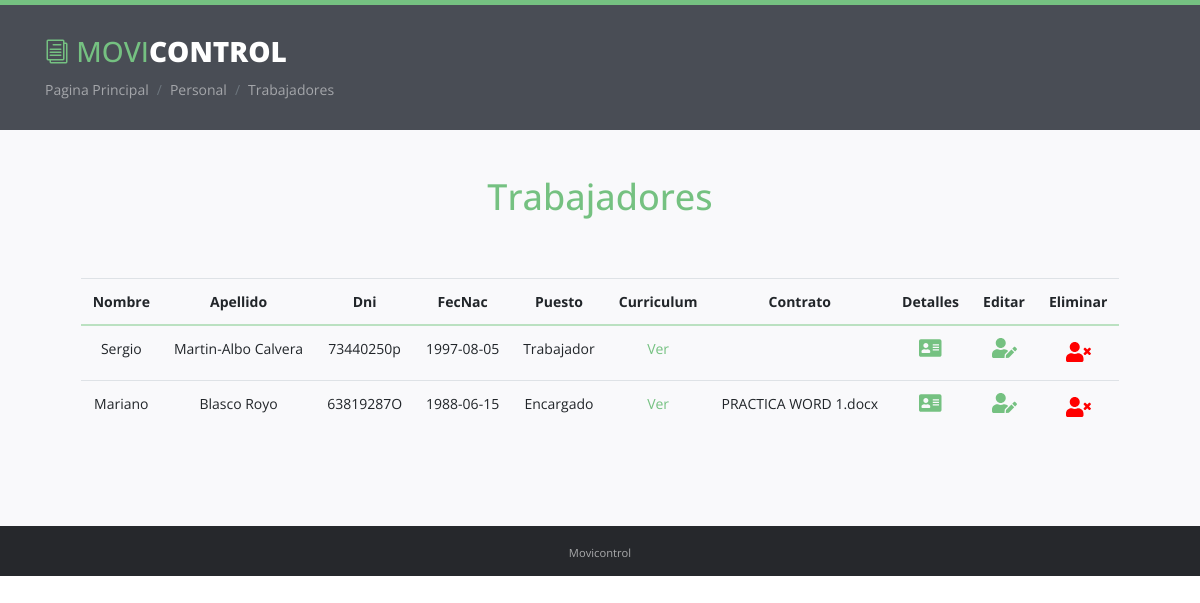
Page /Personal/verTrabajadores.php on the earlier database version.
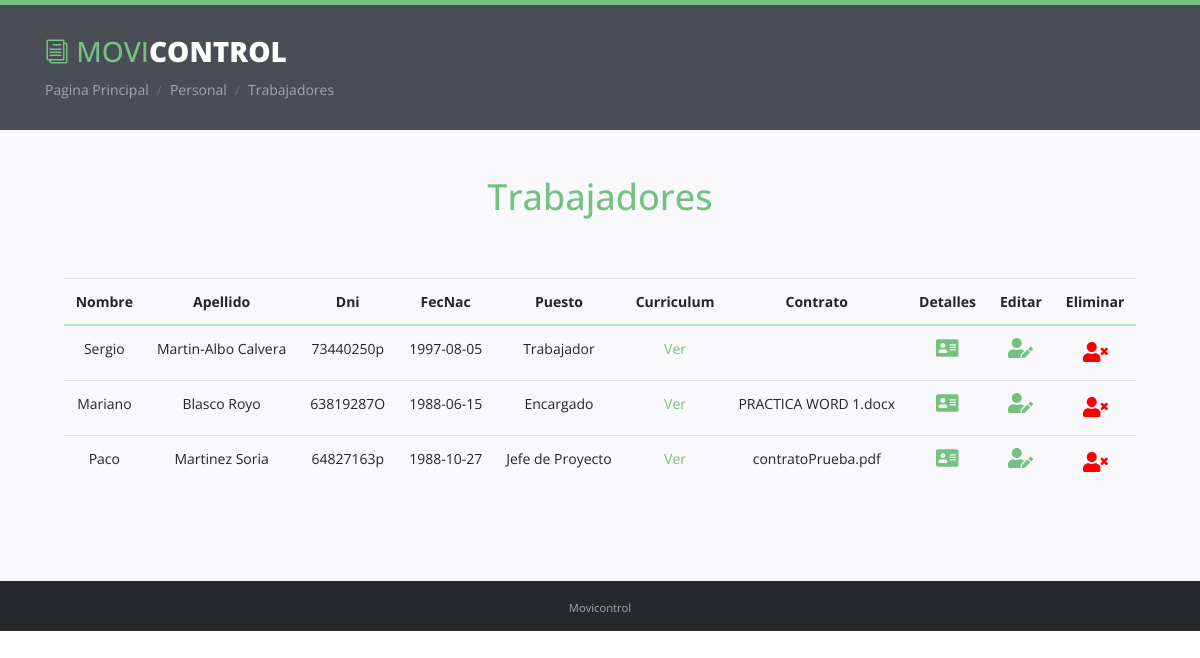
Same page on the later database version.
### tables this page shows
CREATE TABLE `trabajadores` (
  `dni` varchar(9) NOT NULL,
  `nombre` varchar(20) NOT NULL,
  `apellido` varchar(60) NOT NULL,
  `telefono` varchar(9) NOT NULL,
  `fecNac` date NOT NULL,
  `password` varchar(30) NOT NULL,
  `idPuesto` int(11) NOT NULL,
  `curriculum` text NOT NULL,
  `contrato` text NOT NULL
);

CREATE TABLE `puestos` (
  `idPuesto` int(11) NOT NULL,
  `puesto` varchar(40) NOT NULL
);

### Personal/verTrabajadores.php (the view, shortened to what this page needs)
<?php
include("../conexion.php");
?>
<!DOCTYPE html>
<html lang="en">
<head>
    <link rel="stylesheet" href="../assets/plugins/bootstrap/css/bootstrap.min.css">
    <link rel="stylesheet" href="../assets/plugins/prism/prism.css">
    <link rel="stylesheet" href="../assets/plugins/lightbox/dist/ekko-lightbox.css">
    <link rel="stylesheet" href="../assets/plugins/elegant_font/css/style.css">
    <link id="theme-style" rel="stylesheet" href="../assets/css/styles.css">
</head>
<body class="body-green">
        <header id="header" class="header">
            <div class="container">
                <div class="branding">
                    <h1 class="logo">
                        <a href="index.html">
                            <span aria-hidden="true" class="icon_documents_alt icon"></span>
                            <span class="text-highlight">Movi</span><span class="text-bold">Control</span>
                        </a>
                    </h1>
                </div>
                <ol class="breadcrumb">
                    <li class="breadcrumb-item"><a href="../principal.html">Pagina Principal</a></li>
                    <li class="breadcrumb-item"><a href="../personal.html">Personal</a></li>
                    <li class="breadcrumb-item active">Trabajadores</li>
                </ol>
            </div>
        </header>
        <div class="doc-wrapper">
            <div class="container">
                <div id="doc-header" class="doc-header text-center">
                    <h1 class="doc-title">Trabajadores</h1>
                </div>
                <div class="doc-body row justify-content-md-center">
                    <div class="doc-content ">
                        <div class="content-inner">
                            <section id="dashboards" class="doc-section">
                                <div class="section-block">
                                    <div>
                                        <?php
                                             $sql = "SELECT t.nombre,t.apellido,t.dni, t.fecNac, p.puesto, t.curriculum, t.contrato FROM trabajadores as t, puestos as p WHERE t.idPuesto = p.idPuesto";
                                              $registros=mysqli_query($conexion,$sql);
                                         ?>
                                    <table class="table  table-inverse table-hover >" >
                                        <thead align="center">
                                            <tr>
                                                <th>Nombre</th>
                                                <th>Apellido</th>
                                                <th>Dni</th>
                                                <th>FecNac</th>
                                                <th>Puesto</th>
                                                <th>Curriculum</th>
                                                <th>Contrato</th>
                                                <th>Detalles</th>
                                                <th>Editar</th>
                                                <th>Eliminar</th>
                                            </tr>
                                        </thead>
                                        <tbody align="center">
                                            <?php
                                            while ($linea=mysqli_fetch_array($registros)) {
                                            ?>
                                                <tr >
                                                    <td><?php echo $linea['nombre']; ?></td>
                                                    <td><?php echo $linea['apellido']; ?></td>
                                                    <td><?php echo $linea['dni']; ?></td>
                                                    <td><?php echo $linea['fecNac']; ?></td>
                                                    <td><?php echo $linea['puesto']; ?></td>
                                                    <td><a href="verCurriculumm.php?dni=<?php echo $linea['dni'] ?>">Ver</a></td>
                                                    <td><?php echo $linea['contrato']; ?></td>
                                                    <td>
                                                        <a href="detTrabajador.php?dni=<?php echo $linea['dni'] ?>">
                                                            <div class="icon-holder">
                                                                <i class="fas fa-address-card" style="font-size: 20px"></i>
                                                            </div>
                                                        </a>
                                                    </td>
                                                    <td>
                                                        <a href="editTrabajador.php?dni=<?php echo $linea['dni'] ?>">
                                                             <div class="icon-holder">
                                                                <i class="fas fa-user-edit" style="font-size: 20px"></i>
                                                            </div>
                                                        </a>
                                                    <td>
                                                        <a href="delTrabajador.php?dni=<?php echo $linea['dni'] ?>">
                                                            <div class="icon-holder" style="color:red; font-size: 20px">
                                                                <i class="icon fas fa-user-times"></i>
                                                            </div>
                                                        </a>
                                                    </td>
                                                </tr>
                                                <?php
                                                }
                                                ?>
                                        </tbody>
                                    </table>
                                    </div>
                                </div>
                            </section>
                        </div>
                    </div>
                </div>
            </div>
        </div>
    <footer id="footer" class="footer text-center">
        <div class="container">
            <small class="copyright">Movicontrol</small>
        </div>
    </footer>
</body>
</html>

### assets/css/styles.css (style rules this page uses)
body { font-family: 'Open Sans', arial, sans-serif; color: #494d55; font-size: 14px; -webkit-font-smoothing: antialiased; -moz-osx-font-smoothing: grayscale; }
html, body { height: 100%; }
.footer { height: 50px; }
a { color: #3aa7aa; -webkit-transition: all 0.4s ease-in-out; -moz-transition: all 0.4s ease-in-out; -ms-transition: all 0.4s ease-in-out; -o-transition: all 0.4s ease-in-out; }
.header { background: #494d55; color: rgba(255, 255, 255, 0.85); border-top: 5px solid #40babd; padding: 30px 0; }
.header a { color: #fff; }
.header .container { position: relative; }
.branding { text-transform: uppercase; margin-bottom: 10px; }
.branding .logo { font-size: 28px; margin-top: 0; margin-bottom: 0; }
.branding .logo a { text-decoration: none; }
.branding .text-highlight { color: #40babd; }
.body-green .branding .text-highlight { color: #75c181; }
.branding .text-bold { font-weight: 800; color: #fff; }
.branding .icon { font-size: 24px; color: #40babd; }
.body-green .branding .icon { color: #75c181; }
.breadcrumb { background: none; margin-bottom: 0; padding: 0; }
.breadcrumb li { color: rgba(255, 255, 255, 0.5); }
.breadcrumb li.active { color: rgba(255, 255, 255, 0.5); }
.breadcrumb li a { color: rgba(255, 255, 255, 0.5); }
.breadcrumb > li + li:before { color: rgba(0, 0, 0, 0.4); }
.footer { background: #26282c; color: rgba(255, 255, 255, 0.6); padding: 15px 0; }
.doc-wrapper { padding: 45px 0; background: #f9f9fb; }
.doc-body { position: relative; }
.doc-header { margin-bottom: 30px; }
.doc-header .doc-title { color: #40babd; margin-top: 0; font-size: 36px; }
.body-green .doc-header .doc-title { color: #75c181; }
.doc-section { padding-top: 15px; padding-bottom: 15px; }
.section-block { padding-top: 15px; padding-bottom: 15px; }
.table > thead > tr > th { border-bottom-color: #8bd6d8; }
.body-green .table > thead > tr > th { border-bottom-color: #bbe1c1; }
.body-green .header { border-color: #75c181; }
.body-green a { color: #75c181; }

Differences in the rows shown:
added trabajadores: nombre "Paco", apellido "Martinez Soria", dni "64827163p", fecNac "1988-10-27", idPuesto.puesto "Jefe de Proyecto", contrato "contratoPrueba.pdf"
